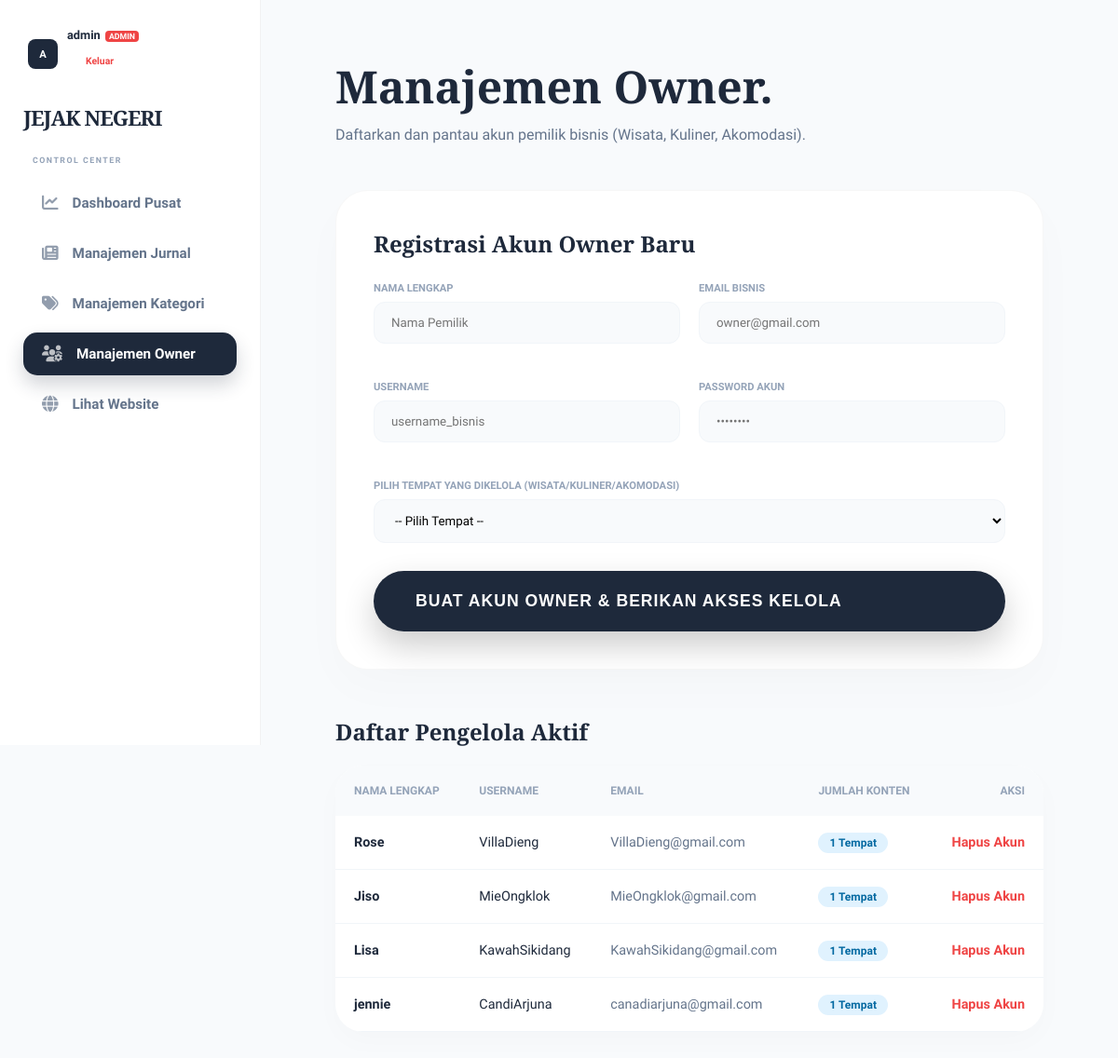
Page /manage_owners.php (signed in) on the committed database.
### tables this page shows
CREATE TABLE `users` (
  `id` int NOT NULL,
  `nama_lengkap` varchar(100) NOT NULL,
  `username` varchar(50) NOT NULL,
  `email` varchar(100) NOT NULL,
  `password` varchar(255) NOT NULL,
  `role` enum('user','admin','owner') DEFAULT 'user',
  `created_at` timestamp NOT NULL DEFAULT CURRENT_TIMESTAMP
);

### manage_owners.php (the view, shortened to what this page needs)
<?php
include 'db_config.php';
$sql = "SELECT users.*,
        (SELECT COUNT(*) FROM items WHERE owner_id = users.id) as total_items
        FROM users WHERE role = 'owner' ORDER BY created_at DESC";
$result = mysqli_query($conn, $sql);
?>
<!DOCTYPE html>
<html lang="id">
<head>
    <link rel="stylesheet" href="style.css?v=1.4">
</head>
<body style="background: #f8fafc;">
    <?php include 'sidebar.php'; ?>
    <main class="content-area-with-sidebar" style="padding: 60px 80px;">
        <div class="dash-header" style="margin-bottom: 50px;">
            <h1 style="font-family: 'Playfair Display'; font-size: 3rem; margin-bottom: 10px;">Manajemen Owner<span>.</span></h1>
            <p style="color: #64748b;">Daftarkan dan pantau akun pemilik bisnis (Wisata, Kuliner, Akomodasi).</p>
        </div>
        <div class="form-container">
            <h3 style="font-family: 'Playfair Display'; font-size: 1.5rem; margin-bottom: 25px;">Registrasi Akun Owner Baru</h3>
            <form action="manage_owners.php" method="POST">
                <div class="form-grid">
                    <div class="input-wrap">
                        <label>Nama Lengkap</label>
                        <input type="text" name="nama" class="dash-input" placeholder="Nama Pemilik" required>
                    </div>
                    <div class="input-wrap">
                        <label>Email Bisnis</label>
                        <input type="email" name="email" class="dash-input" placeholder="owner@gmail.com" required>
                    </div>
                    <div class="input-wrap">
                        <label>Username</label>
                        <input type="text" name="username" class="dash-input" placeholder="username_bisnis" required>
                    </div>
                    <div class="input-wrap">
                        <label>Password Akun</label>
                        <input type="password" name="password" class="dash-input" placeholder="••••••••" required>
                    </div>
                    <div class="input-wrap" style="grid-column: span 2;">
                        <label>Pilih Tempat yang Dikelola (Wisata/Kuliner/Akomodasi)</label>
                        <select name="item_id" class="dash-input" required>
                            <option value="0">-- Pilih Tempat --</option>
                        </select>
                    </div>
                </div>
                <button type="submit" name="add_owner" class="btn-premium" style="width: 100%; border: none; background: var(--primary); color: white; margin-top: 10px;">
                    Buat Akun Owner & Berikan Akses Kelola
                </button>
            </form>
        </div>
        <h3 style="font-family: 'Playfair Display'; font-size: 1.5rem; margin-bottom: 20px;">Daftar Pengelola Aktif</h3>
        <div class="table-container">
            <table>
                <thead>
                    <tr>
                        <th>Nama Lengkap</th>
                        <th>Username</th>
                        <th>Email</th>
                        <th>Jumlah Konten</th>
                        <th style="text-align: right;">Aksi</th>
                    </tr>
                </thead>
                <tbody>
                    <?php while($row = mysqli_fetch_assoc($result)): ?>
                    <tr>
                        <td style="font-weight: 700; color: var(--primary);"><?= $row['nama_lengkap'] ?></td>
                        <td><?= $row['username'] ?></td>
                        <td style="color: #64748b;"><?= $row['email'] ?></td>
                        <td><span style="background: #e0f2fe; color: #0369a1; padding: 4px 12px; border-radius: 20px; font-weight: 700; font-size: 0.75rem;"><?= $row['total_items'] ?> Tempat</span></td>
                        <td style="text-align: right;">
                            <a href="manage_owners.php?delete=<?= $row['id'] ?>" onclick="return confirm('Hapus akun owner ini? Semua datanya akan ikut terhapus!')" style="color: #ef4444; text-decoration: none; font-weight: 700;">Hapus Akun</a>
                        </td>
                    </tr>
                    <?php endwhile; ?>
                </tbody>
            </table>
        </div>
    </main>
</body>
</html>

### style.css (style rules this page uses)
:root { --primary: #1e293b; --accent: #0284c7; --nature: #059669; --bg-light: #f8fafc; --card-bg: #ffffff; --sidebar-width: 280px; --radius-lg: 30px; --radius-md: 20px; --shadow-soft: 0 10px 40px rgba(0,0,0,0.04); --transition: all 0.5s cubic-bezier(0.16, 1, 0.3, 1); }
* { margin: 0; padding: 0; box-sizing: border-box; -webkit-font-smoothing: antialiased; }
body { font-family: 'Plus Jakarta Sans', sans-serif; background-color: var(--bg-light); color: var(--primary); min-height: 100vh; overflow-x: hidden; }
.content-area-with-sidebar { margin-left: var(--sidebar-width); width: calc(100% - var(--sidebar-width)); min-height: 100vh; position: relative; }
.btn-premium { display: inline-flex; align-items: center; gap: 15px; padding: 22px 45px; background: #ffffff; color: var(--primary); text-decoration: none; border-radius: 50px; font-weight: 800; font-size: 1.1rem; text-transform: uppercase; letter-spacing: 1px; box-shadow: 0 15px 35px rgba(0,0,0,0.2); transition: var(--transition); }

### manage_owners.php (style rules this page uses)
.form-container { background: white; padding: 40px; border-radius: 35px; margin-bottom: 50px; box-shadow: 0 20px 50px rgba(0,0,0,0.02); border: 1px solid rgba(0,0,0,0.03); }
.form-grid { display: grid; grid-template-columns: 1fr 1fr; gap: 20px; }
.input-wrap { margin-bottom: 20px; }
.input-wrap label { display: block; font-size: 0.7rem; font-weight: 700; color: #94a3b8; margin-bottom: 8px; text-transform: uppercase; }
.dash-input { width: 100%; padding: 14px 18px; border-radius: 12px; border: 1.5px solid #f1f5f9; background: #f8fafc; font-family: inherit; transition: 0.3s; }
.table-container { background: white; border-radius: 30px; overflow: hidden; box-shadow: 0 10px 30px rgba(0,0,0,0.02); }
table { width: 100%; border-collapse: collapse; }
th { background: #f8fafc; padding: 20px; text-align: left; font-size: 0.75rem; text-transform: uppercase; color: #94a3b8; }
td { padding: 20px; border-bottom: 1px solid #f1f5f9; font-size: 0.9rem; }

### rows in the picture
users: nama_lengkap "Rose", username "VillaDieng", email "VillaDieng@gmail.com", total_items "1"
users: nama_lengkap "Jiso", username "MieOngklok", email "MieOngklok@gmail.com", total_items "1"
users: nama_lengkap "Lisa", username "KawahSikidang", email "KawahSikidang@gmail.com", total_items "1"
users: nama_lengkap "jennie", username "CandiArjuna", email "canadiarjuna@gmail.com", total_items "1"

### other values in the picture
substr($_SESSION['username'], 0, 1) "A"
$_SESSION['username'] "admin"
$role "ADMIN"
